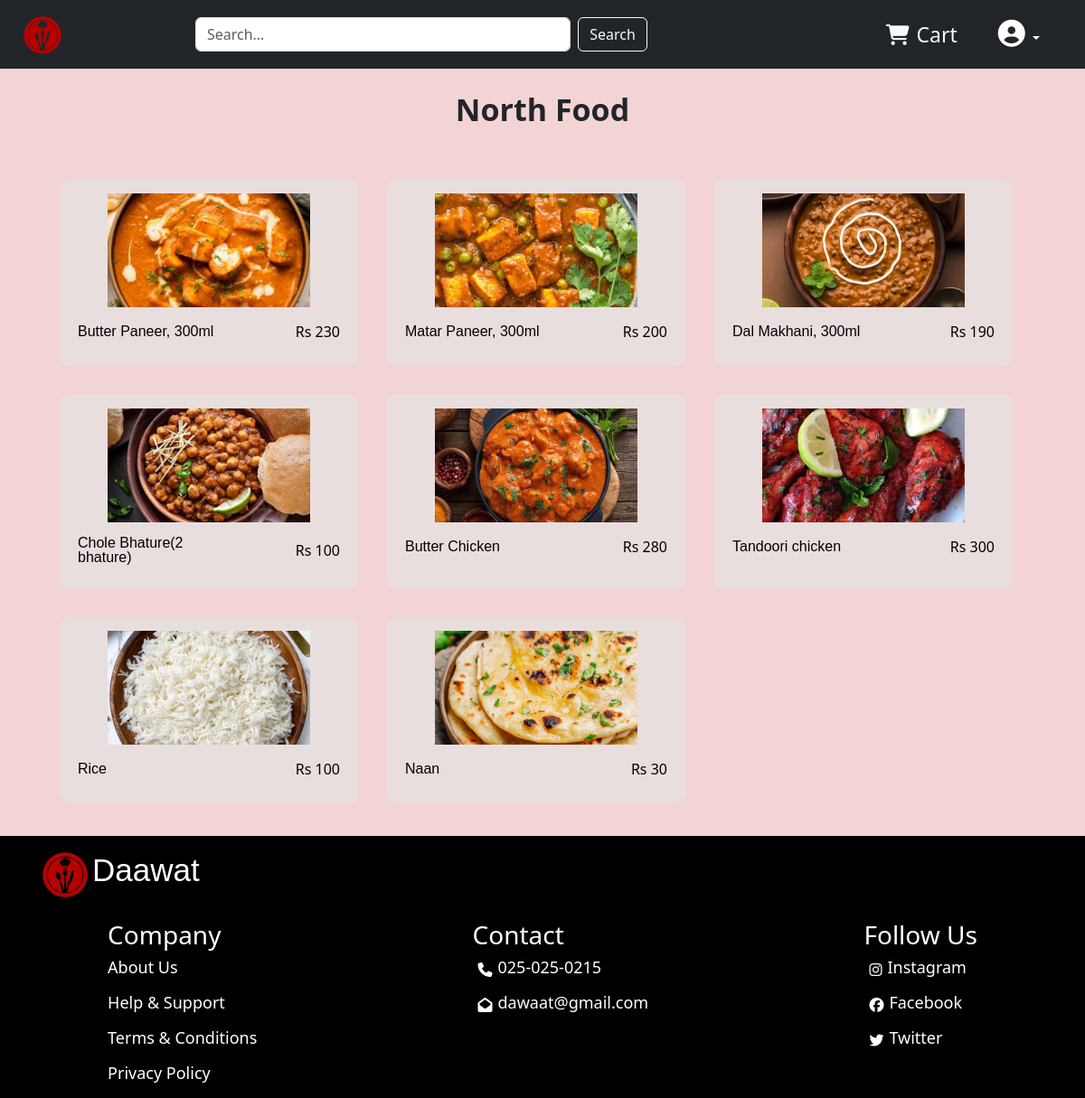
The page /northfood on the database its author committed.
### restaurant/models.py (models this page shows)
class products(models.Model):
    name = models.CharField(max_length=255)
    price = models.IntegerField()
    image = models.ImageField((""), upload_to=None, )
    category = models.CharField(choices=allProducts, max_length=255)
    info = models.TextField()

### restaurant/views.py (the view)
# urls.py: path('northfood', views.northfoodpage),
def northfoodpage(req):
    db = products.objects.filter(category="northfood").values()
    clearDb = list(db)
    for i in clearDb:
        i.update({'image': i['image'].replace('None/', '')})
    return render(req, 'northfood.html', context={"data": clearDb})

### restaurant/templates/northfood.html (shortened to what this page needs)
{% load static %}
<!DOCTYPE html>
<html lang="en">
  <head>
    <link
      href="https://cdn.jsdelivr.net/npm/bootstrap@5.3.3/dist/css/bootstrap.min.css"
      rel="stylesheet"
    />
    <link
      rel="stylesheet"
      href="https://cdnjs.cloudflare.com/ajax/libs/font-awesome/6.5.2/css/all.min.css"
    />
    <link rel="stylesheet" href="{% static 'style.css' %}" />
  </head>
  <body>
    <nav class="navbar navbar-expand-lg navbar-dark bg-dark">
      <div class="container-fluid">
          <a class="navbar-brand" href="index">
              <img src="{% static 'dta/k.png' %}" alt="Logo" class="rounded-pill"
                   style="width: 50px; margin-left: 10px;">
          </a>
          <div class="collapse navbar-collapse" id="navbarNav">
              <form class="d-flex mx-auto my-2 my-lg-0 w-100 w-lg-auto" style="max-width: 500px;">
                  <input class="form-control me-2" type="search" placeholder="Search..."  id="search" style="flex-grow: 1; min-width: 150px;">
                  <button class="btn btn-outline-light" type="submit" id="sea">Search</button>
              </form>
              <ul class="navbar-nav ms-auto d-flex flex-row align-items-center mt-2 mt-lg-0">
                  <li class="nav-item me-4">
                      <a class="nav-link text-light d-flex align-items-center" href="cart">
                          <i class="fa-solid fa-cart-shopping me-2"></i>
                          Cart
                      </a>
                  </li>
                  <li class="nav-item dropdown">
                      <button class="btn btn-dark dropdown-toggle" type="button"
                              id="dropdownMenuButton" data-bs-toggle="dropdown"
                              aria-expanded="false">
                          <i class="fa-solid fa-circle-user" style="font-size: 30px;"></i>
                      </button>
                  </li>
              </ul>
          </div>
      </div>
  </nav>
    <div class="containers">
      <p class="tpart">North Food</p>
      <div class="container d-flex flex-wrap" style="padding: 20px">
        {% for i in data%}
        <div class="foods m-3">
          <a href="product/{{i.id}}">
            <img src= {% static 'dta/'%}{{i.image}} width="70%" class="food-img"
            />
            <div class="itemss">
              <p class="foodname">{{i.name}}</p>
              <p class="foodprice">Rs {{i.price}}</p>
            </div>
          </a>
        </div>
        {% endfor %}
      </div>
    </div>
    <div class="downpart">
      <div class="sc d-flex" style="margin-left: 30px; padding: 12px">
          <img src="{% static 'dta/k.png' %}" width="60px" height="60px" alt="Daawat Logo" />
          <p>Daawat</p>
      </div>
      <div class="down">
          <div class="infoserv">
              <h3>Company</h3>
              <div class="sa">
                  <a href="about">
                      <p>About Us</p>
                  </a>
                  <a href="help">
                      <p>Help & Support</p>
                  </a>
                  <a href="term">
                      <p>Terms & Conditions</p>
                  </a>
                  <a href="privacy">
                      <p>Privacy Policy</p>
                  </a>
              </div>
          </div>
          <div class="contact">
              <h3>Contact</h3>
              <div class="sa">
                  <div class="sso d-flex">
                      <i class="fa-solid fa-phone"></i>
                      <p>025-025-0215</p>
                  </div>
                  <div class="sso d-flex">
                      <i class="fa-solid fa-envelope-open"></i>
                      <p>dawaat@gmail.com</p>
                  </div>
              </div>
          </div>
          <div class="social">
              <h3>Follow Us</h3>
              <div class="sa sss">
                  <a href="https://www.instagram.com/accounts/login/?hl=en" style="text-decoration: none; color: white">
                      <div class="sso d-flex">
                          <i class="fa-brands fa-instagram"></i>
                          <p>Instagram</p>
                      </div>
                  </a>
                  <a href="https://www.facebook.com/" style="text-decoration: none; color: white">
                      <div class="sso d-flex">
                          <i class="fa-brands fa-facebook"></i>
                          <p>Facebook</p>
                      </div>
                  </a>
                  <a href="https://x.com/login" style="text-decoration: none; color: white">
                      <div class="sso d-flex">
                          <i class="fa-brands fa-twitter"></i>
                          <p>Twitter</p>
                      </div>
                  </a>
              </div>
          </div>
      </div>
  </div>
</body>
</html>

### restaurant/static/style.css (style rules this page uses)
* { padding: 0; margin: 0; }
body { background-color: rgb(243, 212, 212); }
.nav-item { font-size: 23px; margin-right: 25px; }
a { text-decoration: none; color: black; }
.tpart { margin-top: 20px; text-align: center; font-family: "Segoe UI", Tahoma, Geneva, Verdana, sans-serif; font-size: 34px; font-weight: bold; }
.foods { width: 30%; margin: 5px; padding: 5px; background: #e9dede; border-radius: 12px; }
.itemss { width: 100%; display: flex; justify-content: space-between; align-items: center; padding: 5px 15px; }
.foodname { font-family: "DM Sans", sans-serif; font-optical-sizing: auto; font-style: normal; width: 60%; line-height: 1; }
.food-img { width: 70%; aspect-ratio: 16/9; object-fit: cover; display: block; margin: 10px auto; }
.down { background-color: black; color: white; display: flex; justify-content: space-around; }
.sa p { color: white; line-height: 23px; font-size: 18px; font-family: 'Segoe UI', Tahoma, Geneva, Verdana, sans-serif; }
.downpart { background-color: black; color: white; }
.sc p { font-family: 'Franklin Gothic Medium', 'Arial Narrow', Arial, sans-serif; font-size: 35px; }
.sso i { margin: 6px; }

### rows shown on the page
products: image (picture), name "Butter Paneer, 300ml", price "230"
products: image (picture), name "Matar Paneer, 300ml", price "200"
products: image (picture), name "Dal Makhani, 300ml", price "190"
products: image (picture), name "Chole Bhature(2 bhature)", price "100"
products: image (picture), name "Butter Chicken", price "280"
products: image (picture), name "Tandoori chicken", price "300"
products: image (picture), name "Rice", price "100"
products: image (picture), name "Naan", price "30"
